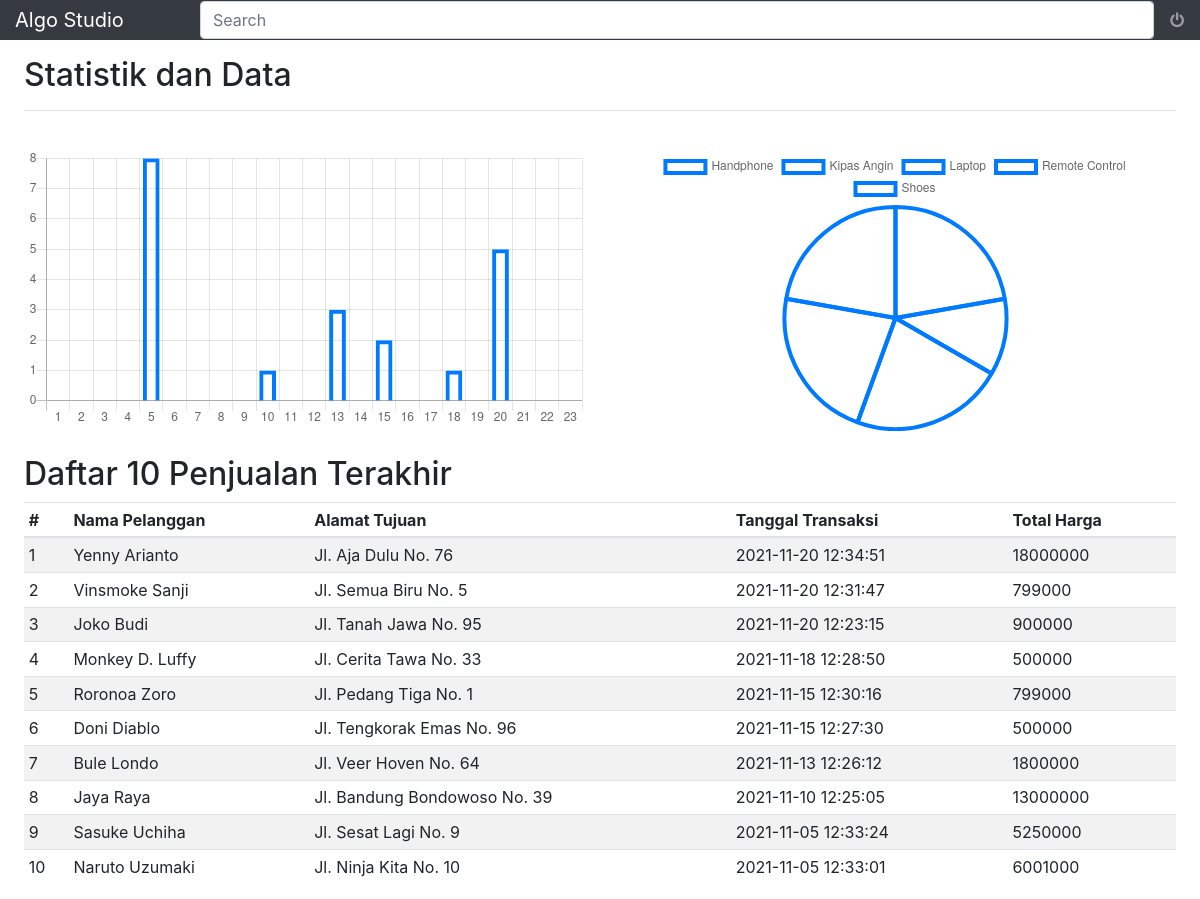
The page /index.php/dashboard on the database its author committed.
### tables this page shows
CREATE TABLE IF NOT EXISTS `r_trx` (
  `trx_id` int(11) NOT NULL AUTO_INCREMENT,
  `trx_datetime` datetime NOT NULL,
  `trx_user` varchar(100) NOT NULL,
  `trx_type` varchar(10) NOT NULL,
  `trx_address` varchar(250) NOT NULL,
  `trx_created` datetime NOT NULL,
  `trx_modified` timestamp NOT NULL DEFAULT '0000-00-00 00:00:00' ON UPDATE CURRENT_TIMESTAMP,
  PRIMARY KEY (`trx_id`)
);

### application/controllers/Dashboard.php (called while the page is built, shortened)
<?php
class Dashboard extends CI_Controller
{
	function __construct()
	{
        $this->load->model('product_model', 'product');
    }
	public function index()
	{
		$categories = $this->product->categories();
		$data['categories'] = $categories;
		$trxs = $this->product->trxs(10,'desc');
		$data['trxs'] = $trxs;
		$outstats = $this->product->outstats();
		$data['outstats'] = $outstats;
		$this->load->view('dashboard', $data);
	}
}

### index.php (called while the page is built, shortened)
<?php
require_once BASEPATH.'core/CodeIgniter.php';

### application/models/Product_model.php (called while the page is built, shortened)
<?php
class Product_model extends CI_Model
{
    public function outstats($month=null, $year=null)
    {
        $stats = array();
        if($month == null || $year == null)
        {
            $day = date('d');
            $month = date('m');
            $year = date('Y');
            for ($i=1; $i<=$day; $i++)
            {
                $d = $i;
                if($i<10) $d="0".$i;
                $date = $year."-".$month."-".$d;
                $this->db->select('sum(r_trx_dtl.trx_dtl_quantity) AS trx_total_quantity');
                $this->db->from('r_trx_dtl');
                $this->db->like('trx_dtl_created', $date);
                $query=$this->db->get();
                $data=$query->result();
                if($data[0]->trx_total_quantity==null)
                    array_push($stats, 0);
                else
                    array_push($stats, $data[0]->trx_total_quantity);
            }
        }
        return $stats;
    }
    public function trxs($limit=null,$order='asc')
    {
        $this->db->select('r_trx.trx_id, r_trx.trx_user, r_trx.trx_address, r_trx.trx_datetime, sum(r_trx_dtl.trx_dtl_total_price) AS trx_total_price');
        $this->db->from('r_trx');
        $this->db->join('r_trx_dtl','r_trx.trx_id = r_trx_dtl.trx_dtl_trx_id');
        $this->db->group_by('r_trx.trx_id');
        $this->db->order_by('r_trx.trx_datetime', $order);
        if($limit != null)
            $this->db->limit($limit);
        $query=$this->db->get();
        $data=$query->result_array();
        return $data;
    }
}
?>

### application/views/dashboard.php (the view, shortened to what this page needs)
<!doctype html>
<html lang="en">
  <head>
    <link href="https://getbootstrap.com/docs/4.0/dist/css/bootstrap.min.css" rel="stylesheet">
    <link href="https://getbootstrap.com/docs/4.0/examples/dashboard/dashboard.css" rel="stylesheet">
    <link rel="stylesheet" href="https://cdnjs.cloudflare.com/ajax/libs/font-awesome/4.7.0/css/font-awesome.min.css">
  </head>
  <body>
    <nav class="navbar navbar-dark sticky-top bg-dark flex-md-nowrap p-0">
      <a class="navbar-brand col-sm-3 col-md-2 mr-0" href="#">Algo Studio</a>
      <input class="form-control form-control-dark w-100" type="text" placeholder="Search" aria-label="Search">
      <ul class="navbar-nav px-3">
        <li class="nav-item text-nowrap">
          <a class="nav-link" href="#"><i class="fa fa-power-off"></i></a>
        </li>
      </ul>
    </nav>
    <div class="container-fluid">
      <div class="row">
        <main role="main" class="col-md-12 ml-sm-auto col-lg-12 pt-3 px-4">
          <div class="d-flex justify-content-between flex-wrap flex-md-nowrap align-items-center pb-2 mb-3 border-bottom">
            <h1 class="h2">Statistik dan Data</h1>
          </div>
          <div class="row">
            <div class="col">
              <canvas class="my-4" id="myChart"></canvas>
            </div>
            <div class="col">
              <canvas class="my-4" id="urChart"></canvas>
            </div>
          </div>
          <h2>Daftar 10 Penjualan Terakhir</h2>
          <div class="table-responsive">
            <table class="table table-striped table-sm">
              <thead>
                <tr>
                  <th>#</th>
                  <th>Nama Pelanggan</th>
                  <th>Alamat Tujuan</th>
                  <th>Tanggal Transaksi</th>
                  <th>Total Harga</th>
                </tr>
              </thead>
              <tbody>
                <?php $num=1; ?>
                <?php foreach ($trxs as $trx) :?>
                <tr>
                  <td><?php echo $num; ?></td>
                  <td><?php echo $trx['trx_user']; ?></td>
                  <td><?php echo $trx['trx_address']; ?></td>
                  <td><?php echo $trx['trx_datetime']; ?></td>
                  <td><?php echo $trx['trx_total_price']; ?></td>
                </tr>
                <?php $num++; ?>
                <?php endforeach; ?>
              </tbody>
            </table>
          </div>
        </main>
      </div>
    </div>
    <?php $dates = array(); ?>
    <?php $stats = $outstats; ?>
    <?php for ($i=1; $i<=date('d'); $i++): ?>
      <?php array_push($dates, $i); ?>
    <?php endfor; ?>
    <script>
      var ctx = document.getElementById("myChart");
      var myChart = new Chart(ctx, {
        type: 'bar',
        data: {
          labels: <?php echo json_encode($dates); ?>,
          datasets: [{
            data: <?php echo json_encode($stats); ?>,
            lineTension: 0,
            backgroundColor: 'transparent',
            borderColor: '#007bff',
            borderWidth: 4,
            pointBackgroundColor: '#007bff'
          }]
        },
        options: {
          scales: {
            yAxes: [{
              ticks: {
                beginAtZero: false
              }
            }]
          },
          legend: {
            display: false,
          }
        }
      });
    </script>
    <?php $category_names = array(); ?>
    <?php $category_counts = array(); ?>
    <?php foreach ($categories as $category) : ?>
      <?php  array_push($category_names, $category['product_category']); ?>
      <?php  array_push($category_counts, $category['product_count']); ?>
    <?php endforeach; ?>
    <script type="text/javascript">
      var ctx = document.getElementById("urChart");
      var myChart = new Chart(ctx, {
        type: 'pie',
        data: {
          labels: <?php echo json_encode($category_names); ?>,
          datasets: [{
            data: <?php echo json_encode($category_counts); ?>,
            backgroundColor: 'transparent',
            borderColor: '#007bff',
            borderWidth: 4,
            pointBackgroundColor: '#007bff'
          }]
        },
        options: {
          responsive: true,
          plugins: {
            legend: {
              position: 'top',
            },
            title: {
              display: true,
              text: 'Persentase Kategori Barang'
            }
          }
        }
      });
    </script>
  </body>
</html>

### rows shown on the page
r_trx: trx_user "Yenny Arianto", trx_address "Jl. Aja Dulu No. 76", trx_datetime "2021-11-20 12:34:51", trx_total_price "18000000"
r_trx: trx_user "Vinsmoke Sanji", trx_address "Jl. Semua Biru No. 5", trx_datetime "2021-11-20 12:31:47", trx_total_price "799000"
r_trx: trx_user "Joko Budi", trx_address "Jl. Tanah Jawa No. 95", trx_datetime "2021-11-20 12:23:15", trx_total_price "900000"
r_trx: trx_user "Monkey D. Luffy", trx_address "Jl. Cerita Tawa No. 33", trx_datetime "2021-11-18 12:28:50", trx_total_price "500000"
r_trx: trx_user "Roronoa Zoro", trx_address "Jl. Pedang Tiga No. 1", trx_datetime "2021-11-15 12:30:16", trx_total_price "799000"
r_trx: trx_user "Doni Diablo", trx_address "Jl. Tengkorak Emas No. 96", trx_datetime "2021-11-15 12:27:30", trx_total_price "500000"
r_trx: trx_user "Bule Londo", trx_address "Jl. Veer Hoven No. 64", trx_datetime "2021-11-13 12:26:12", trx_total_price "1800000"
r_trx: trx_user "Jaya Raya", trx_address "Jl. Bandung Bondowoso No. 39", trx_datetime "2021-11-10 12:25:05", trx_total_price "13000000"
r_trx: trx_user "Sasuke Uchiha", trx_address "Jl. Sesat Lagi No. 9", trx_datetime "2021-11-05 12:33:24", trx_total_price "5250000"
r_trx: trx_user "Naruto Uzumaki", trx_address "Jl. Ninja Kita No. 10", trx_datetime "2021-11-05 12:33:01", trx_total_price "6001000"

### other values the page prints
chart data {{ json_encode($dates) }} [1,2,3,4,5,6,7,8,9,10,11,12,13,14,15,16,17,18,19,20,21,22,23]
chart data {{ json_encode($stats) }} [0,0,0,0,"8",0,0,0,0,"1",0,0,"3",0,"2",0,0,"1",0,"5",0,0,0]
chart data {{ json_encode($category_names) }} ["Handphone","Kipas Angin","Laptop","Remote Control","Shoes"]
chart data {{ json_encode($category_counts) }} ["2","1","2","2","2"]
